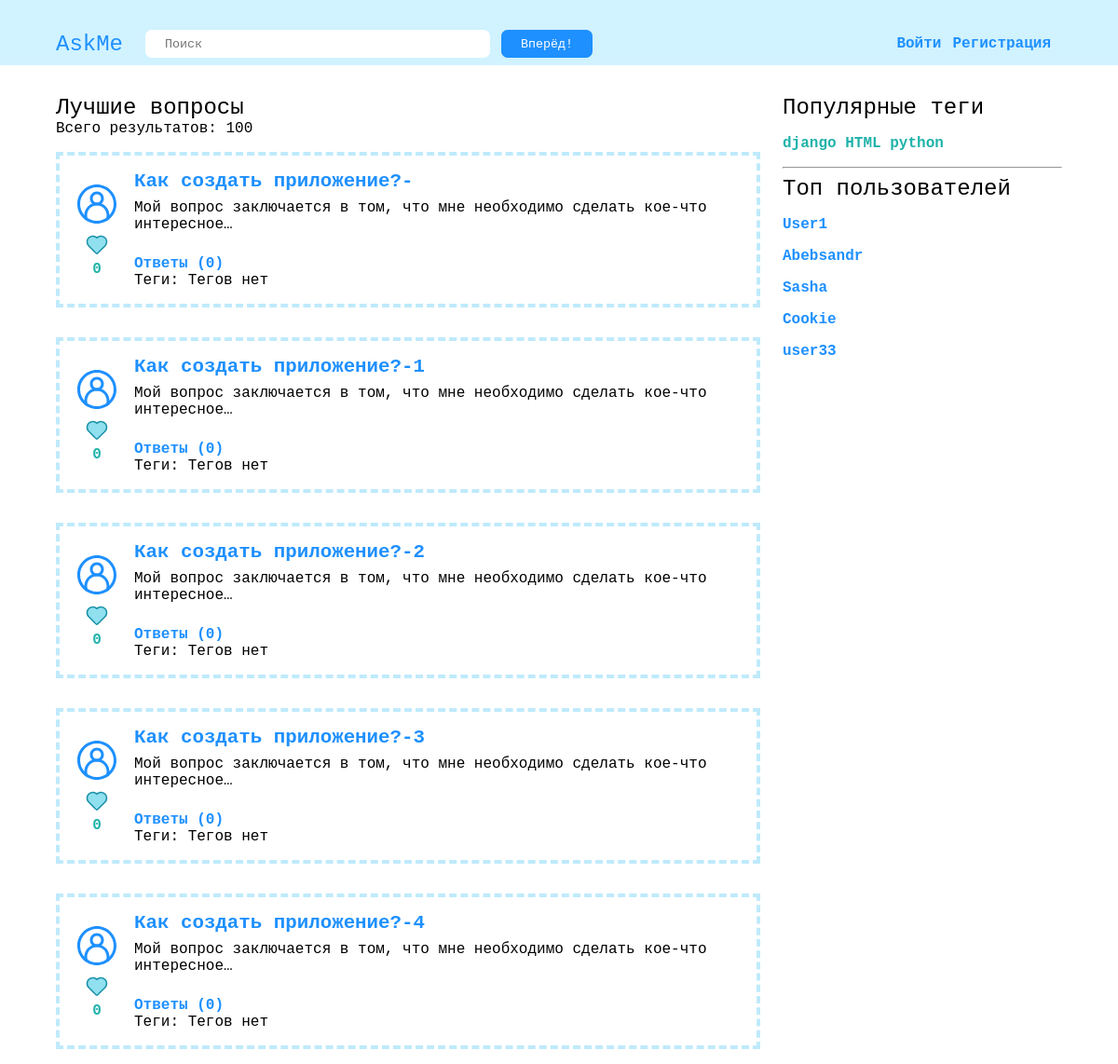
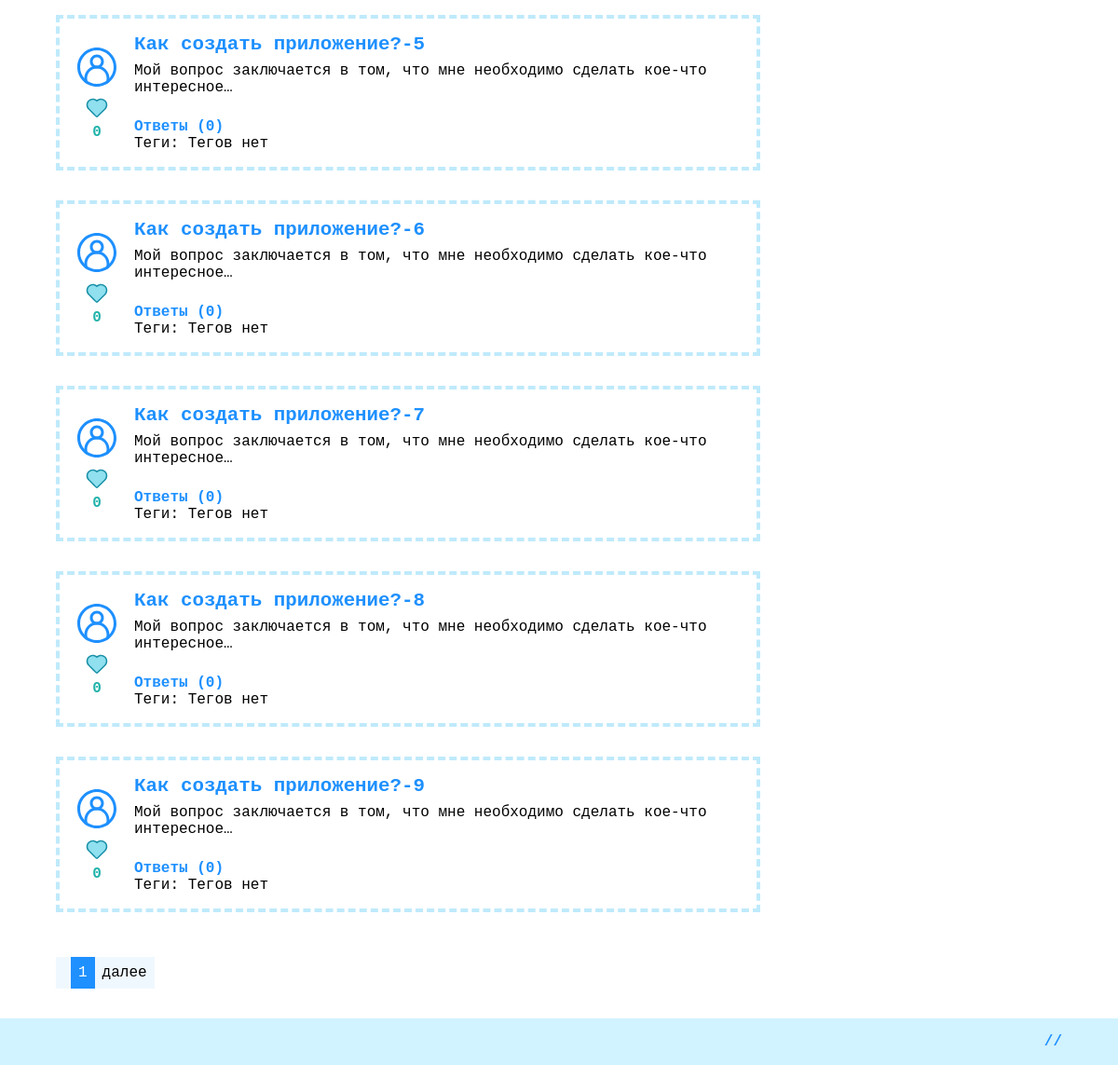
The app's page /best/ with its own data (2 pictures, top to bottom).
### app/models.py (models this page shows)
class Question(models.Model):
    title = models.CharField(max_length=200)
    text = models.CharField(max_length=1000)
    date = models.DateTimeField(auto_now_add=True, blank=True)
    user = models.ForeignKey(User, on_delete=models.CASCADE)
    all_likes = models.IntegerField(default=0)
    all_answers = models.IntegerField(default=0)
    tags = models.ManyToManyField(Tag)
    objects = QuestionsManager()

### app/views.py (the view)
# urls.py: path('best/', views.best_questions_page, name='best_questions'),
def best_questions_page(request):
    context_questions = models.Question.objects.best_questions().all()
    context = {'data': {
        'questions': functions.get_page_data(context_questions, 10, request.GET.get('page')),
        'full_count': context_questions.count()
    }}
    return render(request, 'best_questions.html', context)

### app/functions.py (called while the page is built)
def get_page_data(data, page_count, page_number):
    paginator = Paginator(data, page_count)
    if page_number is None:
        page_number = 1
    return paginator.get_page(page_number)

### app/models.py (called while the page is built)
    def best_questions(self):
        return self.order_by('-all_likes')

    def get_queryset(self):
        return QuestionsQuerySet(self.model)

    def best_questions(self):
        return self.get_queryset().best_questions()

### templates/best_questions.html
{% extends 'base.html' %}
{% load static %}
{% block content %}
<div class="names">
    <div class="header2">Лучшие вопросы</div>
</div>
<div class="names">
    <div class="header3">Всего результатов: {{ data.full_count }}</div>
</div>
<div class="question_boxes">
    {% for question in data.questions %}
        {% include 'question_box.html' with element=question %}
    {% empty %}
        <div>Ничего не найдено</div>
    {% endfor %}
</div>
{% include 'paginator.html' with page_obj=data.questions url_name='best_questions' %}
{% endblock %}

### templates/question_box.html
{% load static %}
<article>
  <div class="left_info">
    <div class="avatar">
      <img src="{% static 'images/avatar.svg' %}" />
    </div>
    <div class="likes">
      <div class="img">
        <img src="{% static 'images/like.svg' %}" />
      </div>
      <div class="name4">{{ element.all_likes }}</div>
    </div>
  </div>
  <div class="content">
    <div>
      <a href="{% url 'question' element.id %}" class="big_blue_href">{{ element.title }}</a>
    </div>
    <div class="question">
      {% if element.text|length > 75 %}
        {{ element.text|truncatechars:76 }}
      {% else %}
        {{ element.text }}
      {% endif %}
    </div>
    <div class="other_info">
      <div>
        <span class="blue_href">Ответы ({{ element.all_answers }})</span>
      </div>
      <div>
        <span>Теги:</span>
        {% for tag in element.tags.all %}
          <a href="{% url 'tag' tag.name %}" class="tag">{{ tag.name }}</a>
        {% empty %}
          <span>Тегов нет</span>
        {% endfor %}
      </div>
    </div>
  </div>
</article>

### static/css/base.css (style rules this page uses)
html, html input { font-family: "Courier New", monospace; }
body { box-sizing: border-box; margin: 0 auto; }
html, body { height: 100%; }
body { display: flex; flex-direction: column; height: 100%; }

### static/css/names.css (style rules this page uses)
.name4 { color: lightseagreen; font-size: 1em; font-weight: bold; }
.header2 { font-size: 1.5em; color: black; user-select: none; }
.header3 { font-size: 1em; color: black; user-select: none; }

### static/css/questions_page.css (style rules this page uses)
.questions main .names { display: flex; flex: 1; align-items: center; align-content: center; }
.questions main .names div { margin-right: 2vh; }
.question_boxes { max-width: 800px; box-sizing: border-box; margin: 0 auto; display: inline-block; margin-bottom: 2em; }
.question_boxes article { margin-top: 2vh; margin-bottom: 2vh; padding: 1vh; padding-left: 2vh; border: 0.3em dashed #BFEAFB; display: inline-flex; flex: 1; justify-content: space-between; }
.question_boxes article .left_info { display: inline-block; align-items: center; align-content: center; margin-top: 0.5em; margin-bottom: 0.5em; }
.question_boxes article .left_info .avatar { width: 6vh; height: 6vh; border-radius: 50%; }
.question_boxes article .left_info .avatar img { width: 100%; }
.question_boxes article .left_info .likes { display: block; align-items: center; align-content: center; text-align: center; margin-top: 0.5em; }
.question_boxes article .left_info .likes .img img { width: 3vh; background-image: dodgerblue; }
.question_boxes article .content { display: block; margin-left: 2vh; margin-top: 0.5em; margin-bottom: 0.5em; }
.question_boxes article .content .question { margin-top: 1vh; margin-bottom: 1vh; }
.question_boxes article .content .other_info { margin-bottom: 0; margin-top: 1.5em; }

### static/css/hrefs.css (style rules this page uses)
.blue_href { font-size: 1em; text-decoration: none; }
.big_blue_href { font-size: 1.3em; text-decoration: none; }
.blue_href, .blue_href:hover, .blue_href:visited, .big_blue_href, .big_blue_href:hover, .big_blue_href:visited { color: dodgerblue; }
.blue_href, .big_blue_href, .tag { font-weight: bold; user-select: none; }

### records on screen
Question: all_likes "0", title "Как создать приложение?-", text "Мой вопрос заключается в том, что мне необходимо сделать кое-что интересное…", all_answers "0"
Question: all_likes "0", title "Как создать приложение?-1", text "Мой вопрос заключается в том, что мне необходимо сделать кое-что интересное…", all_answers "0"
Question: all_likes "0", title "Как создать приложение?-2", text "Мой вопрос заключается в том, что мне необходимо сделать кое-что интересное…", all_answers "0"
Question: all_likes "0", title "Как создать приложение?-3", text "Мой вопрос заключается в том, что мне необходимо сделать кое-что интересное…", all_answers "0"
Question: all_likes "0", title "Как создать приложение?-4", text "Мой вопрос заключается в том, что мне необходимо сделать кое-что интересное…", all_answers "0"
Question: all_likes "0", title "Как создать приложение?-5", text "Мой вопрос заключается в том, что мне необходимо сделать кое-что интересное…", all_answers "0"
Question: all_likes "0", title "Как создать приложение?-6", text "Мой вопрос заключается в том, что мне необходимо сделать кое-что интересное…", all_answers "0"
Question: all_likes "0", title "Как создать приложение?-7", text "Мой вопрос заключается в том, что мне необходимо сделать кое-что интересное…", all_answers "0"
Question: all_likes "0", title "Как создать приложение?-8", text "Мой вопрос заключается в том, что мне необходимо сделать кое-что интересное…", all_answers "0"
Question: all_likes "0", title "Как создать приложение?-9", text "Мой вопрос заключается в том, что мне необходимо сделать кое-что интересное…", all_answers "0"

### other values on screen
{{ data.full_count }} "100"
{{ page_obj.number }} "1"
